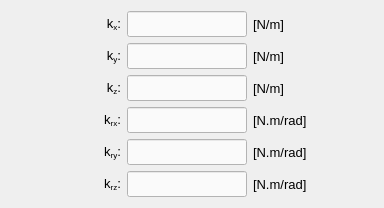
                   <widget class="QWidget" name="tab_spring">
                    <attribute name="title">
                     <string>Spring</string>
                    </attribute>
                    <layout class="QGridLayout" name="gridLayout_23">
                     <item row="0" column="0">
                      <spacer name="horizontalSpacer_13">
                       <property name="orientation">
                        <enum>Qt::Horizontal</enum>
                       </property>
                       <property name="sizeHint" stdset="0">
                        <size>
                         <width>40</width>
                         <height>20</height>
                        </size>
                       </property>
                      </spacer>
                     </item>
                     <item row="3" column="2">
                      <widget class="QLineEdit" name="lineEdit_Krx">
                       <property name="enabled">
                        <bool>true</bool>
                       </property>
                       <property name="minimumSize">
                        <size>
                         <width>120</width>
                         <height>26</height>
                        </size>
                       </property>
                       <property name="maximumSize">
                        <size>
                         <width>120</width>
                         <height>26</height>
                        </size>
                       </property>
                       <property name="font">
                        <font>
                         <pointsize>10</pointsize>
                        </font>
                       </property>
                       <property name="styleSheet">
                        <string notr="true">QLineEdit{color: rgb(0, 0, 0); background-color: rgb(250, 250, 250)}
QLineEdit:disabled{color: rgb(100, 100, 100); background-color: rgb(240, 240, 240)}</string>
                       </property>
                       <property name="text">
                        <string/>
                       </property>
                       <property name="alignment">
                        <set>Qt::AlignCenter</set>
                       </property>
                      </widget>
                     </item>
                     <item row="0" column="3">
                      <widget class="QLabel" name="label_16">
                       <property name="minimumSize">
                        <size>
                         <width>80</width>
                         <height>26</height>
                        </size>
                       </property>
                       <property name="maximumSize">
                        <size>
                         <width>80</width>
                         <height>26</height>
                        </size>
                       </property>
                       <property name="font">
                        <font>
                         <pointsize>10</pointsize>
                        </font>
                       </property>
                       <property name="text">
                        <string>[N/m]</string>
                       </property>
                       <property name="alignment">
                        <set>Qt::AlignLeading|Qt::AlignLeft|Qt::AlignVCenter</set>
                       </property>
                      </widget>
                     </item>
                     <item row="1" column="2">
                      <widget class="QLineEdit" name="lineEdit_Ky">
                       <property name="enabled">
                        <bool>true</bool>
                       </property>
                       <property name="minimumSize">
                        <size>
                         <width>120</width>
                         <height>26</height>
                        </size>
                       </property>
                       <property name="maximumSize">
                        <size>
                         <width>120</width>
                         <height>26</height>
                        </size>
                       </property>
                       <property name="font">
                        <font>
                         <pointsize>10</pointsize>
                        </font>
                       </property>
                       <property name="styleSheet">
                        <string notr="true">QLineEdit{color: rgb(0, 0, 0); background-color: rgb(250, 250, 250)}
QLineEdit:disabled{color: rgb(100, 100, 100); background-color: rgb(240, 240, 240)}</string>
                       </property>
                       <property name="text">
                        <string/>
                       </property>
                       <property name="alignment">
                        <set>Qt::AlignCenter</set>
                       </property>
                      </widget>
                     </item>
                     <item row="0" column="1">
                      <widget class="QLabel" name="label_115">
                       <property name="enabled">
                        <bool>true</bool>
                       </property>
                       <property name="minimumSize">
                        <size>
                         <width>70</width>
                         <height>26</height>
                        </size>
                       </property>
                       <property name="maximumSize">
                        <size>
                         <width>70</width>
                         <height>26</height>
                        </size>
                       </property>
                       <property name="font">
                        <font>
                         <pointsize>10</pointsize>
                        </font>
                       </property>
                       <property name="mouseTracking">
                        <bool>true</bool>
                       </property>
                       <property name="text">
                        <string>&lt;html&gt;&lt;head/&gt;&lt;body&gt;&lt;p align=&quot;right&quot;&gt;&lt;span style=&quot; font-weight:400; font-style:normal;&quot;&gt;k&lt;/span&gt;&lt;span style=&quot; font-weight:400; font-style:normal; vertical-align:sub;&quot;&gt;x&lt;/span&gt;&lt;span style=&quot; font-weight:400; font-style:normal;&quot;&gt;:&lt;/span&gt;&lt;/p&gt;&lt;/body&gt;&lt;/html&gt;</string>
                       </property>
                       <property name="alignment">
                        <set>Qt::AlignCenter</set>
                       </property>
                      </widget>
                     </item>
                     <item row="3" column="1">
                      <widget class="QLabel" name="label_93">
                       <property name="enabled">
                        <bool>true</bool>
                       </property>
                       <property name="minimumSize">
                        <size>
                         <width>70</width>
                         <height>26</height>
                        </size>
                       </property>
                       <property name="maximumSize">
                        <size>
                         <width>70</width>
                         <height>26</height>
                        </size>
                       </property>
                       <property name="font">
                        <font>
                         <pointsize>10</pointsize>
                        </font>
                       </property>
                       <property name="mouseTracking">
                        <bool>true</bool>
                       </property>
                       <property name="text">
                        <string>&lt;html&gt;&lt;head/&gt;&lt;body&gt;&lt;p align=&quot;right&quot;&gt;&lt;span style=&quot; font-weight:400; font-style:normal;&quot;&gt;k&lt;/span&gt;&lt;span style=&quot; font-weight:400; font-style:normal; vertical-align:sub;&quot;&gt;rx&lt;/span&gt;&lt;span style=&quot; font-weight:400; font-style:normal;&quot;&gt;:&lt;/span&gt;&lt;/p&gt;&lt;/body&gt;&lt;/html&gt;</string>
                       </property>
                       <property name="alignment">
                        <set>Qt::AlignCenter</set>
                       </property>
                      </widget>
                     </item>
                     <item row="3" column="3">
                      <widget class="QLabel" name="label_113">
                       <property name="minimumSize">
                        <size>
                         <width>80</width>
                         <height>26</height>
                        </size>
                       </property>
                       <property name="maximumSize">
                        <size>
                         <width>80</width>
                         <height>26</height>
                        </size>
                       </property>
                       <property name="font">
                        <font>
                         <pointsize>10</pointsize>
                        </font>
                       </property>
                       <property name="text">
                        <string>[N.m/rad]</string>
                       </property>
                       <property name="alignment">
                        <set>Qt::AlignLeading|Qt::AlignLeft|Qt::AlignVCenter</set>
                       </property>
                      </widget>
                     </item>
                     <item row="1" column="1">
                      <widget class="QLabel" name="label_116">
                       <property name="enabled">
                        <bool>true</bool>
                       </property>
                       <property name="minimumSize">
                        <size>
                         <width>70</width>
                         <height>26</height>
                        </size>
                       </property>
                       <property name="maximumSize">
                        <size>
                         <width>70</width>
                         <height>26</height>
                        </size>
                       </property>
                       <property name="font">
                        <font>
                         <pointsize>10</pointsize>
                        </font>
                       </property>
                       <property name="mouseTracking">
                        <bool>true</bool>
                       </property>
                       <property name="text">
                        <string>&lt;html&gt;&lt;head/&gt;&lt;body&gt;&lt;p align=&quot;right&quot;&gt;k&lt;span style=&quot; vertical-align:sub;&quot;&gt;y&lt;/span&gt;:&lt;/p&gt;&lt;/body&gt;&lt;/html&gt;</string>
                       </property>
                       <property name="alignment">
                        <set>Qt::AlignCenter</set>
                       </property>
                      </widget>
                     </item>
                     <item row="2" column="1">
                      <widget class="QLabel" name="label_123">
                       <property name="enabled">
                        <bool>true</bool>
                       </property>
                       <property name="minimumSize">
                        <size>
                         <width>70</width>
                         <height>26</height>
                        </size>
                       </property>
                       <property name="maximumSize">
                        <size>
                         <width>70</width>
                         <height>26</height>
                        </size>
                       </property>
                       <property name="font">
                        <font>
                         <pointsize>10</pointsize>
                        </font>
                       </property>
                       <property name="mouseTracking">
                        <bool>true</bool>
                       </property>
                       <property name="text">
                        <string>&lt;html&gt;&lt;head/&gt;&lt;body&gt;&lt;p align=&quot;right&quot;&gt;k&lt;span style=&quot; vertical-align:sub;&quot;&gt;z&lt;/span&gt;:&lt;/p&gt;&lt;/body&gt;&lt;/html&gt;</string>
                       </property>
                       <property name="alignment">
                        <set>Qt::AlignCenter</set>
                       </property>
                      </widget>
                     </item>
                     <item row="2" column="2">
                      <widget class="QLineEdit" name="lineEdit_Kz">
                       <property name="enabled">
                        <bool>true</bool>
                       </property>
                       <property name="minimumSize">
                        <size>
                         <width>120</width>
                         <height>26</height>
                        </size>
                       </property>
                       <property name="maximumSize">
                        <size>
                         <width>120</width>
                         <height>26</height>
                        </size>
                       </property>
                       <property name="font">
                        <font>
                         <pointsize>10</pointsize>
                        </font>
                       </property>
                       <property name="styleSheet">
                        <string notr="true">QLineEdit{color: rgb(0, 0, 0); background-color: rgb(250, 250, 250)}
QLineEdit:disabled{color: rgb(100, 100, 100); background-color: rgb(240, 240, 240)}</string>
                       </property>
                       <property name="text">
                        <string/>
                       </property>
                       <property name="alignment">
                        <set>Qt::AlignCenter</set>
                       </property>
                      </widget>
                     </item>
                     <item row="2" column="3">
                      <widget class="QLabel" name="label_18">
                       <property name="minimumSize">
                        <size>
                         <width>80</width>
                         <height>26</height>
                        </size>
                       </property>
                       <property name="maximumSize">
                        <size>
                         <width>80</width>
                         <height>26</height>
                        </size>
                       </property>
                       <property name="font">
                        <font>
                         <pointsize>10</pointsize>
                        </font>
                       </property>
                       <property name="text">
                        <string>[N/m]</string>
                       </property>
                       <property name="alignment">
                        <set>Qt::AlignLeading|Qt::AlignLeft|Qt::AlignVCenter</set>
                       </property>
                      </widget>
                     </item>
                     <item row="4" column="1">
                      <widget class="QLabel" name="label_112">
                       <property name="enabled">
                        <bool>true</bool>
                       </property>
                       <property name="minimumSize">
                        <size>
                         <width>70</width>
                         <height>26</height>
                        </size>
                       </property>
                       <property name="maximumSize">
                        <size>
                         <width>70</width>
                         <height>26</height>
                        </size>
                       </property>
                       <property name="font">
                        <font>
                         <pointsize>10</pointsize>
                        </font>
                       </property>
                       <property name="mouseTracking">
                        <bool>true</bool>
                       </property>
                       <property name="text">
                        <string>&lt;html&gt;&lt;head/&gt;&lt;body&gt;&lt;p align=&quot;right&quot;&gt;k&lt;span style=&quot; vertical-align:sub;&quot;&gt;ry&lt;/span&gt;:&lt;/p&gt;&lt;/body&gt;&lt;/html&gt;</string>
                       </property>
                       <property name="alignment">
                        <set>Qt::AlignCenter</set>
                       </property>
                      </widget>
                     </item>
                     <item row="4" column="3">
                      <widget class="QLabel" name="label_114">
                       <property name="minimumSize">
                        <size>
                         <width>80</width>
                         <height>26</height>
                        </size>
                       </property>
                       <property name="maximumSize">
                        <size>
                         <width>80</width>
                         <height>26</height>
                        </size>
                       </property>
                       <property name="font">
                        <font>
                         <pointsize>10</pointsize>
                        </font>
                       </property>
                       <property name="text">
                        <string>[N.m/rad]</string>
                       </property>
                       <property name="alignment">
                        <set>Qt::AlignLeading|Qt::AlignLeft|Qt::AlignVCenter</set>
                       </property>
                      </widget>
                     </item>
                     <item row="5" column="2">
                      <widget class="QLineEdit" name="lineEdit_Krz">
                       <property name="enabled">
                        <bool>true</bool>
                       </property>
                       <property name="minimumSize">
                        <size>
                         <width>120</width>
                         <height>26</height>
                        </size>
                       </property>
                       <property name="maximumSize">
                        <size>
                         <width>120</width>
                         <height>26</height>
                        </size>
                       </property>
                       <property name="font">
                        <font>
                         <pointsize>10</pointsize>
                        </font>
                       </property>
                       <property name="styleSheet">
                        <string notr="true">QLineEdit{color: rgb(0, 0, 0); background-color: rgb(250, 250, 250)}
QLineEdit:disabled{color: rgb(100, 100, 100); background-color: rgb(240, 240, 240)}</string>
                       </property>
                       <property name="text">
                        <string/>
                       </property>
                       <property name="alignment">
                        <set>Qt::AlignCenter</set>
                       </property>
                      </widget>
                     </item>
                     <item row="5" column="3">
                      <widget class="QLabel" name="label_122">
                       <property name="minimumSize">
                        <size>
                         <width>80</width>
                         <height>26</height>
                        </size>
                       </property>
                       <property name="maximumSize">
                        <size>
                         <width>80</width>
                         <height>26</height>
                        </size>
                       </property>
                       <property name="font">
                        <font>
                         <pointsize>10</pointsize>
                        </font>
                       </property>
                       <property name="text">
                        <string>[N.m/rad]</string>
                       </property>
                       <property name="alignment">
                        <set>Qt::AlignLeading|Qt::AlignLeft|Qt::AlignVCenter</set>
                       </property>
                      </widget>
                     </item>
                     <item row="1" column="3">
                      <widget class="QLabel" name="label_17">
                       <property name="minimumSize">
                        <size>
                         <width>80</width>
                         <height>26</height>
                        </size>
                       </property>
                       <property name="maximumSize">
                        <size>
                         <width>80</width>
                         <height>26</height>
                        </size>
                       </property>
                       <property name="font">
                        <font>
                         <pointsize>10</pointsize>
                        </font>
                       </property>
                       <property name="text">
                        <string>[N/m]</string>
                       </property>
                       <property name="alignment">
                        <set>Qt::AlignLeading|Qt::AlignLeft|Qt::AlignVCenter</set>
                       </property>
                      </widget>
                     </item>
                     <item row="0" column="2">
                      <widget class="QLineEdit" name="lineEdit_Kx">
                       <property name="enabled">
                        <bool>true</bool>
                       </property>
                       <property name="minimumSize">
                        <size>
                         <width>120</width>
                         <height>26</height>
                        </size>
                       </property>
                       <property name="maximumSize">
                        <size>
                         <width>120</width>
                         <height>26</height>
                        </size>
                       </property>
                       <property name="font">
                        <font>
                         <pointsize>10</pointsize>
                        </font>
                       </property>
                       <property name="styleSheet">
                        <string notr="true">QLineEdit{color: rgb(0, 0, 0); background-color: rgb(250, 250, 250)}
QLineEdit:disabled{color: rgb(100, 100, 100); background-color: rgb(240, 240, 240)}</string>
                       </property>
                       <property name="text">
                        <string/>
                       </property>
                       <property name="alignment">
                        <set>Qt::AlignCenter</set>
                       </property>
                      </widget>
                     </item>
                     <item row="4" column="2">
                      <widget class="QLineEdit" name="lineEdit_Kry">
                       <property name="enabled">
                        <bool>true</bool>
                       </property>
                       <property name="minimumSize">
                        <size>
                         <width>120</width>
                         <height>26</height>
                        </size>
                       </property>
                       <property name="maximumSize">
                        <size>
                         <width>120</width>
                         <height>26</height>
                        </size>
                       </property>
                       <property name="font">
                        <font>
                         <pointsize>10</pointsize>
                        </font>
                       </property>
                       <property name="styleSheet">
                        <string notr="true">QLineEdit{color: rgb(0, 0, 0); background-color: rgb(250, 250, 250)}
QLineEdit:disabled{color: rgb(100, 100, 100); background-color: rgb(240, 240, 240)}</string>
                       </property>
                       <property name="text">
                        <string/>
                       </property>
                       <property name="alignment">
                        <set>Qt::AlignCenter</set>
                       </property>
                      </widget>
                     </item>
                     <item row="5" column="1">
                      <widget class="QLabel" name="label_121">
                       <property name="enabled">
                        <bool>true</bool>
                       </property>
                       <property name="minimumSize">
                        <size>
                         <width>70</width>
                         <height>26</height>
                        </size>
                       </property>
                       <property name="maximumSize">
                        <size>
                         <width>70</width>
                         <height>26</height>
                        </size>
                       </property>
                       <property name="font">
                        <font>
                         <pointsize>10</pointsize>
                        </font>
                       </property>
                       <property name="mouseTracking">
                        <bool>true</bool>
                       </property>
                       <property name="text">
                        <string>&lt;html&gt;&lt;head/&gt;&lt;body&gt;&lt;p align=&quot;right&quot;&gt;k&lt;span style=&quot; vertical-align:sub;&quot;&gt;rz&lt;/span&gt;:&lt;/p&gt;&lt;/body&gt;&lt;/html&gt;</string>
                       </property>
                       <property name="alignment">
                        <set>Qt::AlignCenter</set>
                       </property>
                      </widget>
                     </item>
                     <item row="0" column="4">
                      <spacer name="horizontalSpacer_14">
                       <property name="orientation">
                        <enum>Qt::Horizontal</enum>
                       </property>
                       <property name="sizeHint" stdset="0">
                        <size>
                         <width>40</width>
                         <height>20</height>
                        </size>
                       </property>
                      </spacer>
                     </item>
                    </layout>
                   </widget>
